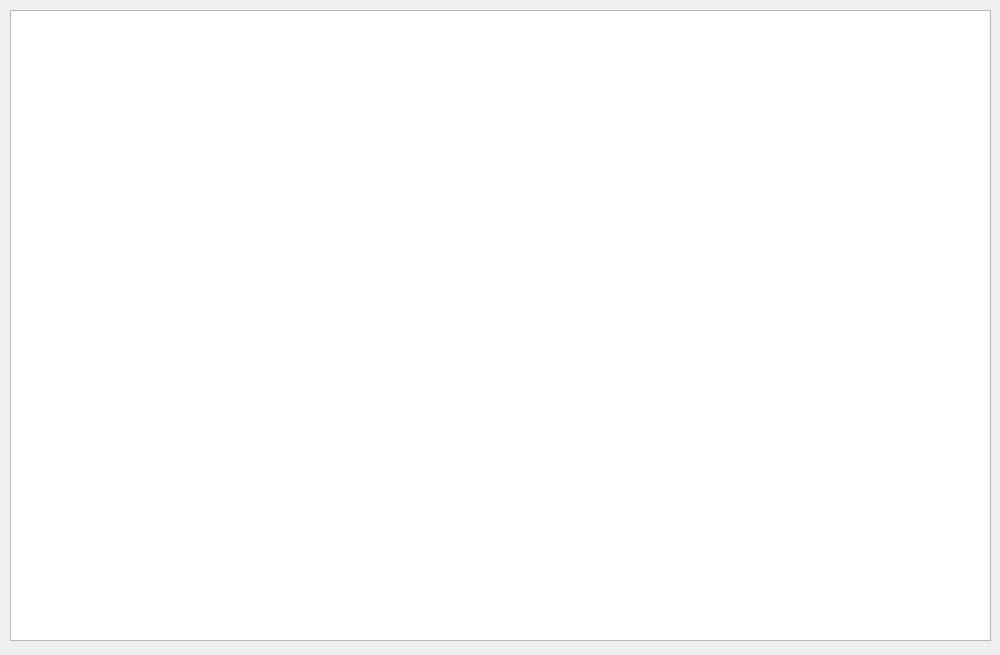
<?xml version="1.0" encoding="UTF-8"?>
<ui version="4.0">
 <class>Grid</class>
 <widget class="QWidget" name="Grid">
  <property name="geometry">
   <rect>
    <x>0</x>
    <y>0</y>
    <width>1000</width>
    <height>655</height>
   </rect>
  </property>
  <property name="windowTitle">
   <string>Grid</string>
  </property>
  <widget class="QGraphicsView" name="graphicsView">
   <property name="geometry">
    <rect>
     <x>10</x>
     <y>10</y>
     <width>981</width>
     <height>631</height>
    </rect>
   </property>
  </widget>
 </widget>
 <resources/>
 <connections/>
</ui>
